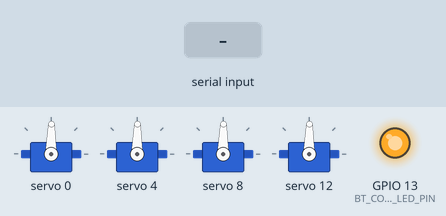
A sketch run on a simulated ESP32. Shown: 4 × servo, output pins drawn as LEDs (lit = HIGH). Inputs (shaded band) come from the test bench. Nothing arrives over Bluetooth unless stated; what the sketch prints to the serial monitor is not drawn.

Above: at 1.2 s.
1.3 s: "1\n" received over the second serial link
Timing chart, 0 to 4.3 s (numbered marks = the images above; inputs shaded):
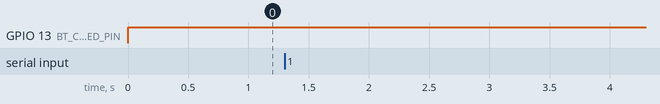

The sketch:

dogMain.ino
```cpp
#include <Adafruit_PWMServoDriver.h>
#include "BluetoothSerial.h"
#include "dog_legs_config.h"

Adafruit_PWMServoDriver pwm = Adafruit_PWMServoDriver();
BluetoothSerial SerialBT;

#define BT_NAME "RoboDog"

#define BT_CONN_LED_PIN 13

void setup()
{
  Serial.begin(115200);
  pwm.begin();
  pwm.setPWMFreq(60);

  pinMode(BT_CONN_LED_PIN, OUTPUT);
  digitalWrite(BT_CONN_LED_PIN, LOW);

  resetAllHips();

  if (!SerialBT.begin(BT_NAME))
  {
    Serial.println("An error occurred initializing Bluetooth");
  }
  else
  {
    Serial.println("Bluetooth initialized");
  }
}

void loop()
{
  if (SerialBT.hasClient())
  {
    digitalWrite(BT_CONN_LED_PIN, HIGH);

    if (SerialBT.available())
    {
      readCommandFromBT();
    }
  }
  else
  {
    digitalWrite(BT_CONN_LED_PIN, HIGH);
    delay(2000);
    digitalWrite(BT_CONN_LED_PIN, LOW);
    delay(2000);
  }
}

int angleHIPulse(int ang)
{
  int pulse = map(ang, 0, 180, SERVO_MIN, SERVO_MAX);
  return pulse;
}

void readCommandFromBT()
{

  String command = SerialBT.readStringUntil('\n');
  Serial.print("Received command via BT: ");
  Serial.println(command);
}

void resetAllHips()
{
  // Set all Hips to 90 degrees position
  pwm.setPWM(LFL_HIP, 0, angleHIPulse(90));
  pwm.setPWM(RFL_HIP, 0, angleHIPulse(90));
  pwm.setPWM(LBL_HIP, 0, angleHIPulse(90));
  pwm.setPWM(RBL_HIP, 0, angleHIPulse(90));
}
```

dog_legs_config.h
```cpp
#ifndef DOG_LEGS_CONFIG_H
#define DOG_LEGS_CONFIG_H

#define SERVO_MIN 120 // this is the 'minimum' pulse length count (out of 4096)
#define SERVO_MAX 600 // this is the 'maximum' pulse length count (out of 4096)

// Left front leg
#define LFL_HIP 0
#define LFL_KNEE 1
#define LFL_ANKLE 2

// Right front leg
#define RFL_HIP 4
#define RFL_KNEE 5
#define RFL_ANKLE 6

// Left back leg
#define LBL_HIP 8
#define LBL_KNEE 9
#define LBL_ANKLE 10

// Right back leg
#define RBL_HIP 12
#define RBL_KNEE 13
#define RBL_ANKLE 14

#endif // DOG_LEGS_CONFIG_H
```

Measured:
- after the input at 1.3 s, every drawn part: stays the same
